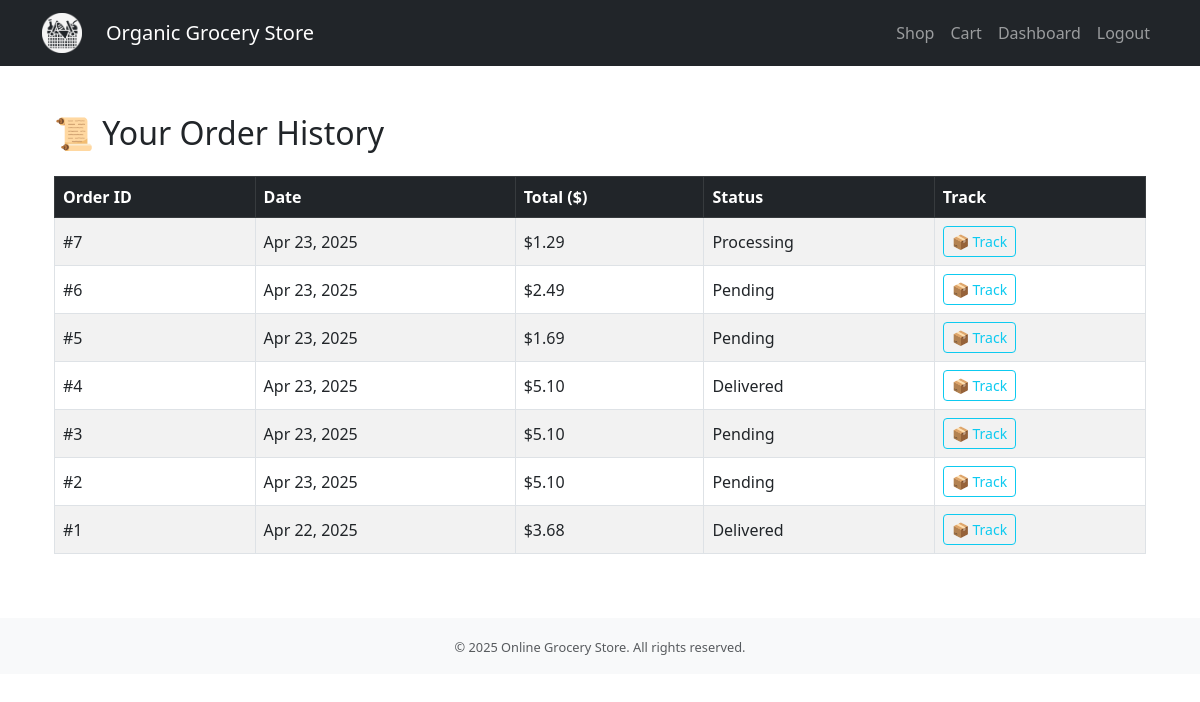
The app's page /orders/order-history/ (signed in) with its own data.
### orders/models.py (models this page shows, shortened)
class Order(models.Model):
    customer = models.ForeignKey(Customer, on_delete=models.CASCADE)
    created_at = models.DateTimeField(auto_now_add=True, null=True)
    status = models.CharField(max_length=50, default="Pending")
    delivery_agent = models.ForeignKey('users.DeliveryAgent', null=True, blank=True, on_delete=models.SET_NULL)
    delivery_address = models.TextField(blank=True, null=True)
    payment_method = models.CharField(max_length=50, choices=[
    ('Card', 'Credit/Debit Card'),
    ('COD', 'Cash on Delivery')
    ], default='Card')

### orders/views.py (the view)
# urls.py: path('order-history/', views.order_history_view, name='order_history'),
@login_required
def order_history_view(request):
    customer = get_customer(request.user)
    if not customer:
        return redirect('login')
    orders = Order.objects.filter(customer=customer).order_by('-created_at')
    orders_with_totals = []
    for order in orders:
        order_details = OrderDetail.objects.filter(order=order)
        total = sum(od.price_at_purchase * od.quantity for od in order_details)
        order.total = total
        orders_with_totals.append(order)
    return render(request, 'orders/order_history.html', {'orders': orders_with_totals})

### orders/views.py (called while the page is built)
def get_customer(user):
    try:
        return Customer.objects.get(user=user)
    except Customer.DoesNotExist:
        return None

### orders/templates/orders/order_history.html (shortened to what this page needs)
{% extends 'base.html' %}
{% block content %}
<div class="container mt-5">
  <h2 class="mb-4">📜 Your Order History</h2>
  {% if orders %}
    <div class="table-responsive">
      <table class="table table-bordered table-striped align-middle">
        <thead class="table-dark">
          <tr>
            <th>Order ID</th>
            <th>Date</th>
            <th>Total ($)</th>
            <th>Status</th>
            <th>Track</th>
          </tr>
        </thead>
        <tbody>
          {% for order in orders %}
          <tr>
            <td>#{{ order.id }}</td>
            <td>{{ order.created_at|date:"M d, Y" }}</td>
            <td>${{ order.total }}</td>
            <td>{{ order.status }}</td>
            <td>
              <a href="{% url 'track_order' order.id %}" class="btn btn-sm btn-outline-info">📦 Track</a>
            </td>
          </tr>
          {% endfor %}
        </tbody>
      </table>
    </div>
  {% else %}
    <div class="alert alert-info">You haven’t placed any orders yet.</div>
  {% endif %}
</div>
{% endblock %}

### records on screen
Order: id "7", created_at "Apr 23, 2025", total "1.29", status "Processing"
Order: id "6", created_at "Apr 23, 2025", total "2.49", status "Pending"
Order: id "5", created_at "Apr 23, 2025", total "1.69", status "Pending"
Order: id "4", created_at "Apr 23, 2025", total "5.10", status "Delivered"
Order: id "3", created_at "Apr 23, 2025", total "5.10", status "Pending"
Order: id "2", created_at "Apr 23, 2025", total "5.10", status "Pending"
Order: id "1", created_at "Apr 22, 2025", total "3.68", status "Delivered"
